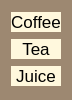
        <widget class="QFrame" name="frame_2">
         <property name="maximumSize">
          <size>
           <width>50</width>
           <height>16777215</height>
          </size>
         </property>
         <property name="styleSheet">
          <string notr="true">background-color: rgb(157, 136, 113);
border-width:2px;
border-radius:30px
</string>
         </property>
         <property name="frameShape">
          <enum>QFrame::StyledPanel</enum>
         </property>
         <property name="frameShadow">
          <enum>QFrame::Raised</enum>
         </property>
         <layout class="QVBoxLayout" name="verticalLayout_2">
          <item>
           <widget class="QPushButton" name="btn_coffee">
            <property name="font">
             <font>
              <pointsize>13</pointsize>
             </font>
            </property>
            <property name="styleSheet">
             <string notr="true">background-color: rgb(255, 248, 221);</string>
            </property>
            <property name="text">
             <string>Coffee</string>
            </property>
           </widget>
          </item>
          <item>
           <widget class="QPushButton" name="btn_tea">
            <property name="font">
             <font>
              <pointsize>13</pointsize>
             </font>
            </property>
            <property name="styleSheet">
             <string notr="true">background-color: rgb(255, 248, 221);</string>
            </property>
            <property name="text">
             <string>Tea</string>
            </property>
           </widget>
          </item>
          <item>
           <widget class="QPushButton" name="btn_juice">
            <property name="font">
             <font>
              <pointsize>13</pointsize>
             </font>
            </property>
            <property name="styleSheet">
             <string notr="true">background-color: rgb(255, 248, 221);</string>
            </property>
            <property name="text">
             <string>Juice</string>
            </property>
           </widget>
          </item>
         </layout>
        </widget>
